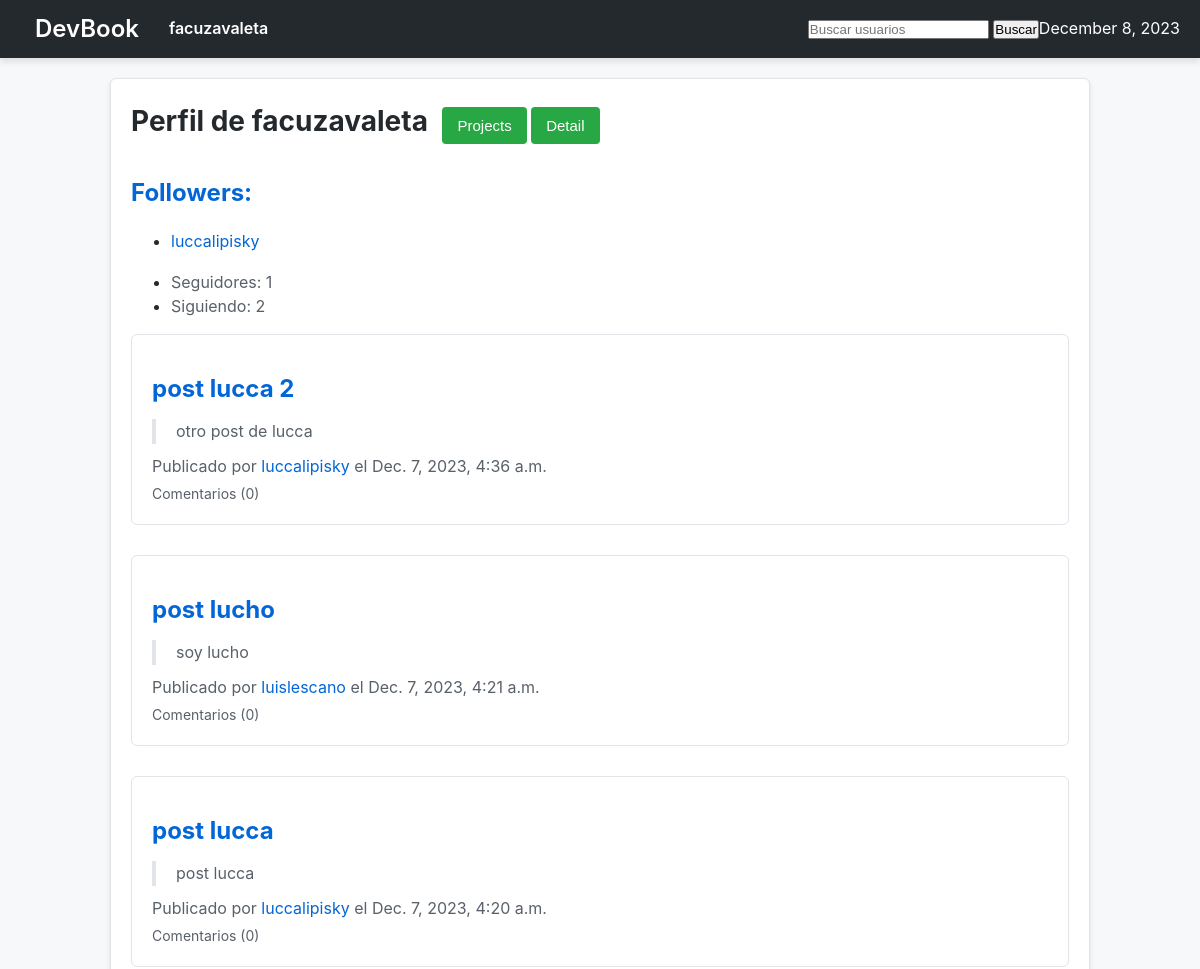
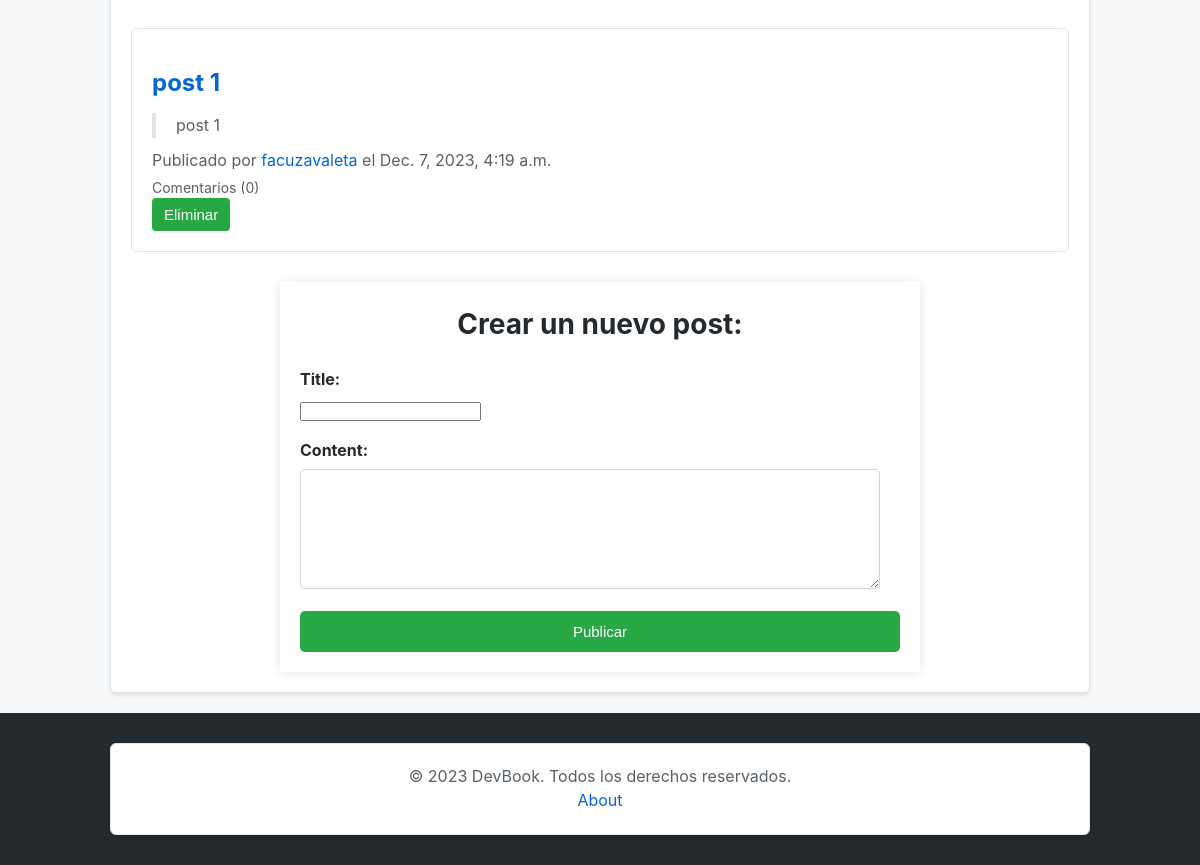
/facuzavaleta/ (signed in), run on the app's committed database (2 pictures, top to bottom).
### users/models.py (models this page shows, shortened)
class CustomUser(AbstractUser):
    email = models.EmailField(unique=True)
    bio = models.TextField(max_length=500, blank=True)
    image = models.ImageField(upload_to='profile_images/', null=True, blank=True)
    followers = models.ManyToManyField('self', symmetrical=False, related_name='following', blank=True)
    def followers_count(self):
        return self.followers.count()
    def following_count(self):
        return self.following.count()

### posts/models.py (models this page shows, shortened)
class Post(models.Model):
    title = models.CharField(max_length=255)
    content = models.TextField()
    profile_owner = models.ForeignKey(CustomUser, related_name='profile_owner', on_delete=models.CASCADE)
    posted_by = models.ForeignKey(CustomUser, related_name='posted_by', on_delete=models.CASCADE)
    created_at = models.DateTimeField(auto_now_add=True)

### users/views.py (the view, shortened to what this page needs)
# urls.py: path('<str:username>/', home_view, name='home'),
@login_required(login_url='login')
def home_view(request, username):
    user_profile = get_object_or_404(CustomUser, username=username)
    if user_profile == request.user:
        posts = Post.objects.filter(
            Q(profile_owner=user_profile, posted_by=user_profile) | Q(profile_owner__in=user_profile.following.all())
        ).order_by('-created_at')
    else:
        posts = Post.objects.filter(profile_owner=user_profile, posted_by=user_profile).order_by('-created_at')
    post_form = PostForm()
    is_following = request.user.is_authenticated and request.user in user_profile.followers.all()
    followers = user_profile.followers.all()
    return render(request, 'users/home.html', {
        'username': username,
        'posts': posts,
        'post_form': post_form,
        'user_profile': user_profile,
        'is_following': is_following,
        'followers': followers,
        'followers_count': user_profile.followers_count(),
        'following_count': user_profile.following_count(),
    })

### posts/forms.py
class PostForm(forms.ModelForm):
    class Meta:
        model = Post
        fields = ['title', 'content']

### devbook/context_processors.py (called while the page is built)
def current_datetime(request):
    return {'current_datetime': datetime.now()}

### users/templates/users/home.html (shortened to what this page needs)
{% extends 'base.html' %}
{% load static %}
{% block page_content %}
<section>
    <div class="profile_welcome">
        <h2>Perfil de {{ username }}</h2>
        <a href="{% url 'projects_index' username=username %}"><button class="projects-btn">Projects</button></a>
        <a href="{% url 'user_detail' username=username %}"><button class="projects-btn">Detail</button></a>
    </div>
</section>
<div class="followers-list">
    <h3>Followers:</h3>
    {% if followers %}
        <ul>
            {% for follower in followers %}
                <li><a href="{% url 'home' username=follower.username %}">{{ follower.username }}</a></li>
            {% endfor %}
        </ul>
    {% else %}
        <ul>
            <li><p>Este usuario no tiene seguidores.</p></li>
        </ul>
    {% endif %}
    <ul>
        <li><p>Seguidores: {{ followers_count }}</p></li>
        <li><p>Siguiendo: {{ following_count }}</p></li>
    </ul>
</div>
<section id="post-list">
    {% for post in posts %}
        <article class="post">
            <h3><a href="{% url 'post_detail' username=post.profile_owner.username post_id=post.id %}">{{ post.title }}</a></h3>
            <blockquote>{{ post.content }}</blockquote>
            <p class="post-meta">
                Publicado por <a href="{% url 'home' username=post.posted_by.username %}">{{ post.posted_by.username }}</a> el {{ post.created_at }}
            </p>
            <p class="comment-count">Comentarios ({{ post.comment_set.count }})</p>
            {% if post.posted_by == request.user or post.profile_owner == request.user %}
                <form action="{% url 'delete_post' username=post.posted_by.username post_id=post.id %}" method="post" class="delete-post-form">
                    <button type="submit" class="delete-post-btn">Eliminar</button>
                </form>
            {% endif %}
        </article>
    {% endfor %}
    {% if user_profile == request.user %}
        <section id="new-post-form">
            <h2>Crear un nuevo post:</h2>
            <form method="post" action="" class="post-form">
                <div class="form-group">
                    <label for="id_title">Title:</label>
                    {{ post_form.title }}
                </div>
                <div class="form-group">
                    <label for="id_content">Content:</label>
                    {{ post_form.content }}
                </div>
                <button type="submit" class="post-btn">Publicar</button>
            </form>
        </section>
    {% endif %}
</section>
{% endblock %}

### devbook/templates/base.html (shortened to what this page needs)
<!DOCTYPE html>
<html lang="en">
<head>
    {% load static %}
    <link rel="stylesheet" href="{% static 'css/styles.css' %}">
</head>
<body>
    <nav>
        <div>
            <h1><a href="{% url 'landing' %}">DevBook</a></h1>
            {% if user.is_authenticated %}
                <a href="{% url 'home' username=request.user.username %}">{{ request.user.username }}</a>
            {% endif %}
            <form method="get" action="{% url 'user_search' %}">
                <input type="text" name="q" placeholder="Buscar usuarios">
                <button type="submit">Buscar</button>
            </form>
            <p>{{ current_datetime|date:"F j, Y" }}</p>
        </div>
    </nav>
    <div class="container">
        {% block page_content %}
        {% endblock %}
    </div>
    <footer>
        <div class="container">
            <p>&copy; 2023 DevBook. Todos los derechos reservados.</p>
            <a href="{% url 'about' %}">About</a>
        </div>
    </footer>
</body>
</html>

### static/css/styles.css (style rules this page uses)
body, h1, h2, h3, p, a, button, form, input { margin: 0; padding: 0; box-sizing: border-box; text-decoration: none; }
body { font-family: -apple-system, BlinkMacSystemFont, 'Segoe UI', Roboto, 'Helvetica Neue', Arial, sans-serif; background-color: #f6f8fa; color: #24292e; line-height: 1.6; }
nav { background-color: #24292e; color: #ffffff; padding: 10px 20px; box-shadow: 0 4px 6px rgba(0, 0, 0, 0.1); }
nav div { display: flex; justify-content: space-between; align-items: center; }
nav div a { color: #ffffff; text-decoration: none; margin: 0 15px; font-weight: 600; }
nav div form { margin-left: auto; }
.container { max-width: 980px; margin: 20px auto; background-color: #ffffff; padding: 20px; border: 1px solid #e1e4e8; border-radius: 6px; box-shadow: 0 2px 4px rgba(0, 0, 0, 0.1); }
.container h2 { font-size: 28px; margin-bottom: 15px; color: #24292e; }
.container h3 { font-size: 24px; color: #0366d6; margin-top: 15px; margin-bottom: 10px; }
.container blockquote { margin: 10px 0; padding: 0 0 0 20px; border-left: 4px solid #e1e4e8; color: #586069; }
.container p { color: #586069; line-height: 1.5; }
.container a { color: #0366d6; text-decoration: none; }
.container button { background-color: #28a745; color: #ffffff; padding: 10px 15px; border: none; border-radius: 4px; cursor: pointer; font-size: 15px; transition: background-color 0.3s ease; }
.container form { margin-top: 20px; }
.container button[type="submit"] { transition: background-color 0.3s ease; }
.profile_welcome h2 { display: inline-block; margin-right: 10px; }
.profile_welcome .projects-btn { background-color: #28a745; color: #ffffff; border: none; cursor: pointer; }
#post-list .post { margin-bottom: 30px; padding: 20px; border: 1px solid #e1e4e8; border-radius: 6px; background-color: #ffffff; }
#post-list .post h3 { font-size: 24px; margin-bottom: 10px; color: #0366d6; }
#post-list .comment-count { margin-top: 5px; font-size: 14px; }
#post-list .delete-post-form { display: inline; }
#post-list .delete-post-btn { background-color: #28a745; color: #ffffff; padding: 8px 12px; border: none; border-radius: 4px; cursor: pointer; }
#new-post-form { max-width: 600px; margin: auto; padding: 20px; box-shadow: 0 0 10px rgba(0, 0, 0, 0.1); }
#new-post-form h2 { text-align: center; margin-bottom: 20px; }
#new-post-form .post-form { display: flex; flex-direction: column; }
#new-post-form .form-group { margin-bottom: 15px; }
#new-post-form .form-group label { display: block; margin-bottom: 5px; font-weight: bold; }
#new-post-form .post-form textarea { height: 120px; padding: 10px; border: 1px solid #ced4da; border-radius: 5px; width: calc(100% - 20px); box-sizing: border-box; background-color: #fff; transition: border-color 0.3s ease; }
#new-post-form .post-btn { background-color: #28a745; color: #ffffff; padding: 12px 18px; border: none; border-radius: 5px; cursor: pointer; transition: background-color 0.3s ease; }
footer { background-color: #24292e; color: #ffffff; padding: 10px 20px; text-align: center; bottom: 0; width: 100%; box-shadow: 0 2px 4px rgba(0, 0, 0, 0.1); box-sizing: border-box; }
footer p { margin: 0; }
.container { margin-bottom: 20px; box-sizing: border-box; }

### data on the page
CustomUser: user.username "facuzavaleta", last_login "December 8, 2023", username "facuzavaleta"
CustomUser: username "luccalipisky"
Post: title "post lucca 2", content "otro post de lucca", posted_by.username "luccalipisky", created_at "Dec. 7, 2023, 4:36 a.m.", comment_set.count "0"
Post: title "post lucho", content "soy lucho", posted_by.username "luislescano", created_at "Dec. 7, 2023, 4:21 a.m.", comment_set.count "0"
Post: title "post lucca", content "post lucca", posted_by.username "luccalipisky", created_at "Dec. 7, 2023, 4:20 a.m.", comment_set.count "0"
Post: title "post 1", content "post 1", posted_by.username "facuzavaleta", created_at "Dec. 7, 2023, 4:19 a.m.", comment_set.count "0", shows "Eliminar"

### other printed values
{{ followers_count }} "1"
{{ following_count }} "2"
